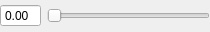
<?xml version="1.0" encoding="UTF-8"?>
<ui version="4.0">
 <class>QDoubleSliderWithEditor</class>
 <widget class="QWidget" name="QDoubleSliderWithEditor">
  <property name="geometry">
   <rect>
    <x>0</x>
    <y>0</y>
    <width>210</width>
    <height>32</height>
   </rect>
  </property>
  <property name="windowTitle">
   <string>Form</string>
  </property>
  <layout class="QHBoxLayout" name="horizontalLayout">
   <property name="margin">
    <number>0</number>
   </property>
   <item>
    <widget class="QDoubleSpinBox" name="spinbox">
     <property name="buttonSymbols">
      <enum>QAbstractSpinBox::NoButtons</enum>
     </property>
    </widget>
   </item>
   <item>
    <widget class="QSlider" name="slider">
     <property name="orientation">
      <enum>Qt::Horizontal</enum>
     </property>
     <property name="invertedControls">
      <bool>false</bool>
     </property>
     <property name="tickPosition">
      <enum>QSlider::NoTicks</enum>
     </property>
    </widget>
   </item>
  </layout>
 </widget>
 <resources/>
 <connections/>
</ui>
